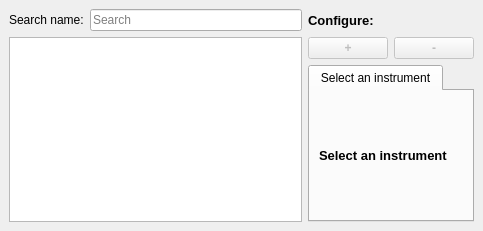
<?xml version="1.0" encoding="UTF-8"?>
<ui version="4.0">
 <class>Form</class>
 <widget class="QWidget" name="Form">
  <property name="geometry">
   <rect>
    <x>0</x>
    <y>0</y>
    <width>483</width>
    <height>231</height>
   </rect>
  </property>
  <property name="windowTitle">
   <string>Form</string>
  </property>
  <layout class="QGridLayout" name="gridLayout">
   <property name="leftMargin">
    <number>9</number>
   </property>
   <property name="topMargin">
    <number>9</number>
   </property>
   <property name="rightMargin">
    <number>9</number>
   </property>
   <property name="bottomMargin">
    <number>9</number>
   </property>
   <item row="0" column="0">
    <widget class="QLabel" name="label">
     <property name="text">
      <string>Search name:</string>
     </property>
    </widget>
   </item>
   <item row="0" column="3" colspan="2">
    <widget class="QLabel" name="label_config">
     <property name="font">
      <font>
       <pointsize>10</pointsize>
       <weight>75</weight>
       <bold>true</bold>
      </font>
     </property>
     <property name="text">
      <string>Configure:</string>
     </property>
    </widget>
   </item>
   <item row="1" column="3">
    <widget class="QPushButton" name="pushButton_add">
     <property name="enabled">
      <bool>false</bool>
     </property>
     <property name="font">
      <font>
       <pointsize>9</pointsize>
       <weight>75</weight>
       <bold>true</bold>
      </font>
     </property>
     <property name="text">
      <string>+</string>
     </property>
    </widget>
   </item>
   <item row="1" column="0" rowspan="2" colspan="2">
    <widget class="QTableWidget" name="tableWidget_instruments"/>
   </item>
   <item row="0" column="1">
    <widget class="QLineEdit" name="lineEdit_search">
     <property name="placeholderText">
      <string>Search</string>
     </property>
    </widget>
   </item>
   <item row="1" column="4">
    <widget class="QPushButton" name="pushButton_remove">
     <property name="enabled">
      <bool>false</bool>
     </property>
     <property name="font">
      <font>
       <pointsize>9</pointsize>
       <weight>75</weight>
       <bold>true</bold>
      </font>
     </property>
     <property name="text">
      <string>-</string>
     </property>
    </widget>
   </item>
   <item row="2" column="3" colspan="2">
    <widget class="QTabWidget" name="config_tabs">
     <property name="currentIndex">
      <number>0</number>
     </property>
     <widget class="QWidget" name="tab">
      <attribute name="title">
       <string>Select an instrument</string>
      </attribute>
      <layout class="QGridLayout" name="gridLayout_2">
       <item row="0" column="0">
        <widget class="QLabel" name="config_widge">
         <property name="text">
          <string>&lt;html&gt;&lt;head/&gt;&lt;body&gt;&lt;p&gt;&lt;span style=&quot; font-size:10pt; font-weight:600;&quot;&gt;Select an instrument&lt;/span&gt;&lt;/p&gt;&lt;/body&gt;&lt;/html&gt;</string>
         </property>
        </widget>
       </item>
      </layout>
     </widget>
    </widget>
   </item>
  </layout>
 </widget>
 <resources/>
 <connections/>
</ui>
